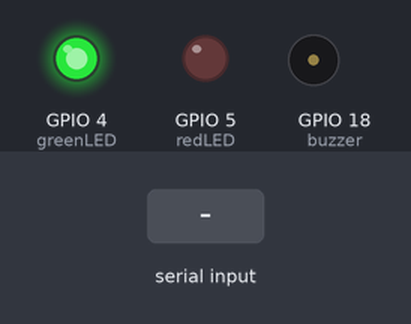
Recording of a sketch running on a simulated ESP32. Shown: output pins drawn as LEDs (lit = HIGH), buzzer (waves = sounding, pin HIGH). Dashed ring = blinking. Inputs (shaded band) come from the test bench.

Above: at 1.2 s.
1.3 s: "W" received over Serial
At 1.9 s:
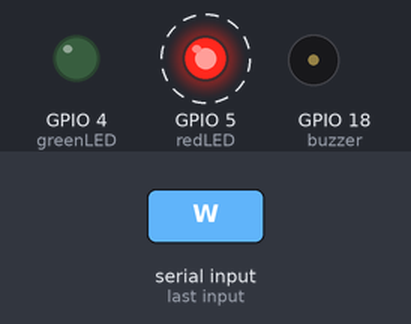
4.3 s: "D" received over Serial
At 5.07 s:
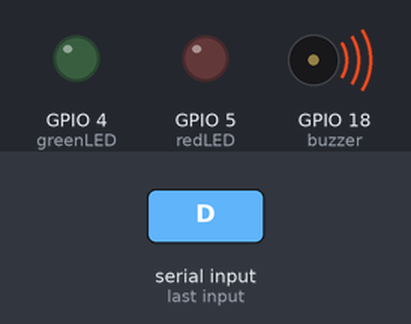
7.3 s: "A" received over Serial
At 8.4 s:
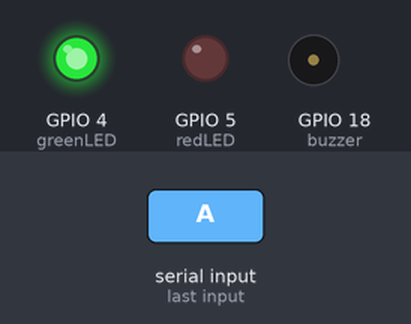
Timing chart, 0 to 10.3 s (numbered marks = the images above; inputs shaded):
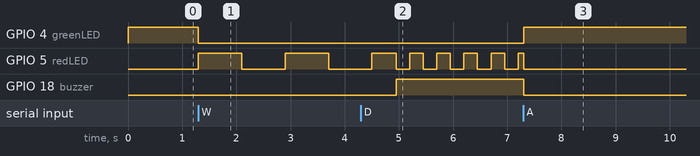

Measured:
- after the input at 1.3 s, GPIO 4 (greenLED): HIGH → LOW at once; GPIO 5 (redLED): alternates HIGH for 0.80 s and LOW for 0.80 s, starting at once
- after the input at 4.3 s, GPIO 18 (buzzer): LOW → HIGH after 0.65 s
- after the input at 7.3 s, GPIO 4 (greenLED): LOW → HIGH at once; GPIO 18 (buzzer): HIGH → LOW at once

The sketch:

esp32.ino
```cpp
const int greenLED = 4;
const int redLED   = 5;
const int buzzer   = 18;

enum State {
  NORMAL,
  WARNING,
  CRITICAL
};

State currentState = NORMAL;
State validatedState = NORMAL;

unsigned long previousMillis = 0;
bool ledState = LOW;

// ⭐⭐⭐⭐⭐ CRITICAL TIMER
unsigned long drowsyStartTime = 0;
bool drowsyTimerRunning = false;

const unsigned long CRITICAL_CONFIRM_TIME = 650;//0.65s

void setup() {
  pinMode(greenLED, OUTPUT);
  pinMode(redLED, OUTPUT);
  pinMode(buzzer, OUTPUT);

  Serial.begin(9600);
}

void loop() {

  // ✅ RECEIVE SERIAL DATA
  if (Serial.available()) {
    char received = Serial.read();

    if (received == 'A') {
      currentState = NORMAL;
      drowsyTimerRunning = false;
    }

    else if (received == 'W') {
      currentState = WARNING;
      drowsyTimerRunning = false;
    }

    else if (received == 'D') {
      currentState = CRITICAL;
    }
  }

  unsigned long currentMillis = millis();

  // ✅ VALIDATE CRITICAL ⭐⭐⭐⭐⭐
  if (currentState == CRITICAL) {

    if (!drowsyTimerRunning) {
      drowsyStartTime = currentMillis;
      drowsyTimerRunning = true;
    }

    if (currentMillis - drowsyStartTime >= CRITICAL_CONFIRM_TIME) {
      validatedState = CRITICAL;
    }

  } else {
    validatedState = currentState;
    drowsyTimerRunning = false;
  }

  // ✅ OUTPUT LOGIC
  switch (validatedState) {

    case NORMAL:
      digitalWrite(greenLED, HIGH);
      digitalWrite(redLED, LOW);
      digitalWrite(buzzer, LOW);
      break;

    case WARNING:
      digitalWrite(greenLED, LOW);
      digitalWrite(buzzer, LOW);

      if (currentMillis - previousMillis >= 800) {
        previousMillis = currentMillis;
        ledState = !ledState;
        digitalWrite(redLED, ledState);
      }
      break;

    case CRITICAL:
      digitalWrite(greenLED, LOW);
      digitalWrite(buzzer, HIGH);

      if (currentMillis - previousMillis >= 250) {
        previousMillis = currentMillis;
        ledState = !ledState;
        digitalWrite(redLED, ledState);
      }
      break;
  }
}
```
